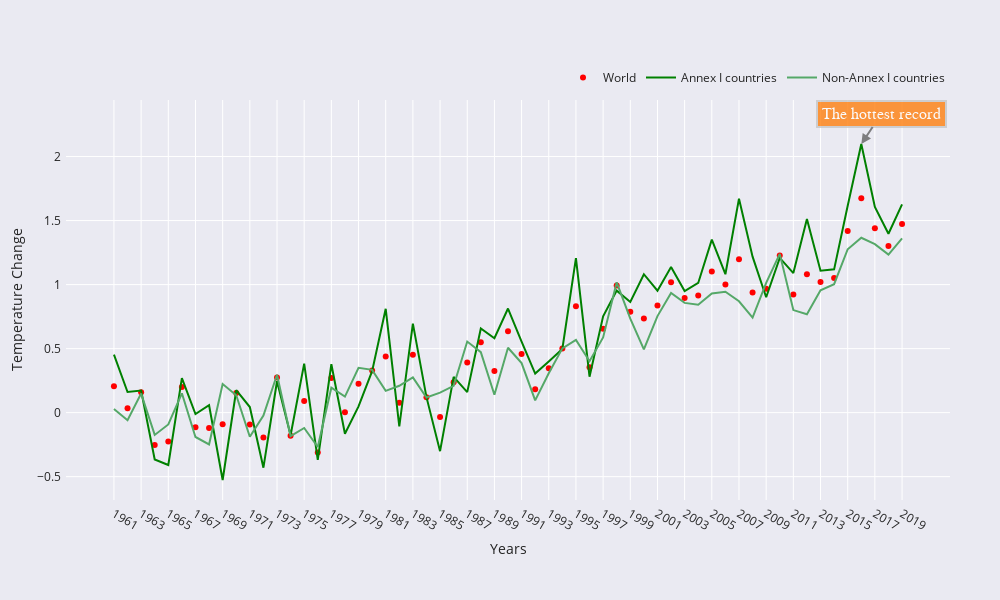

Notebook code cell kept with this figure:
### Code cell
df0 = df[df['Months'] == 'Meteorological year'] # new data frame includes only yearly values
df1 = df0[df0['Country Name'] == 'World'] # from new data frame filtering World's data
df2 = df0[df0['Country Name'] == 'Annex I countries'] # from new data frame filtering'Annex I countries' data
df3 = df0[df0['Country Name'] == 'Non-Annex I countries'] # from new data frame filtering  'Non-Annex I countries' data



fig = go.Figure()


fig.add_trace(go.Scatter(x = df1.year, y=df1.tem_change,
                    mode='markers',
                    name='World',
                    marker=dict(color='red')))

fig.add_trace(go.Scatter(x = df2.year , y=df2.tem_change,
                    mode='lines',
                    name='Annex I countries',
                    line=dict(color='green')))


fig.add_annotation(x='55',y=2.098,
                   xref="x", yref="y",
            text="The hottest record",
        showarrow=True,
        font=dict(
            family="Courier New, monospace",
            size=16,
            color="#ffffff"
            ),
        align="center",
        arrowhead=2,
        arrowsize=1,
        arrowwidth=2,
        arrowcolor="#636363",
        ax=20,
        ay=-30,
        bordercolor="#c7c7c7",
        borderwidth=2,
        borderpad=4,
        bgcolor="#ff7f0e",
        opacity=0.8
        )
fig.add_trace(go.Scatter(x = df3.year , y=df3.tem_change,
                    mode='lines', name='Non-Annex I countries'))



fig.update_layout(
    autosize=False,
    width=1000,
    height=600,
    margin=dict(
        l=50,
        r=50,
        b=100,
        t=100,
        pad=4
    ),
    
    template='seaborn',
    paper_bgcolor="rgb(234, 234, 242)",
    legend=dict(
        orientation="h",
        yanchor="bottom",
        y=1.02,
        xanchor="right",
        x=1
))

fig.update_xaxes(type='category',title='Years')
fig.update_yaxes(title='Temperature Change')

fig.show()

### Figure 1 — Plotly figure (JSON) as saved in the notebook; plotly's stock layout.template omitted (floating-point values rounded to 4 significant figures)
{"data": [{"marker": {"color": "red"}, "mode": "markers", "name": "World", "type": "scatter", "x": ["1961", "1962", "1963", "1964", "1965", "1966", "1967", "1968", "1969", "1970", "1971", "1972", "1973", "1974", "1975", "1976", "1977", "1978", "1979", "1980", "1981", "1982", "1983", "1984", "1985", "1986", "1987", "1988", "1989", "1990", "1991", "1992", "1993", "1994", "1995", "1996", "1997", "1998", "1999", "2000", "2001", "2002", "2003", "2004", "2005", "2006", "2007", "2008", "2009", "2010", "2011", "2012", "2013", "2014", "2015", "2016", "2017", "2018", "2019"], "y": [0.207, 0.034, 0.159, -0.253, -0.226, 0.201, -0.114, -0.12, -0.09, 0.153, -0.092, -0.195, 0.275, -0.181, 0.09, -0.311, 0.271, 0.004, 0.225, 0.33, 0.439, 0.078, 0.452, 0.12, -0.034, 0.238, 0.391, 0.549, 0.326, 0.636, 0.458, 0.183, 0.346, 0.501, 0.831, 0.354, 0.656, 0.992, 0.788, 0.735, 0.836, 1.018, 0.896, 0.914, 1.103, 1.001, 1.198, 0.938, 0.967, 1.228, 0.923, 1.081, 1.021, 1.052, 1.419, 1.674, 1.44, 1.301, 1.473]}, {"line": {"color": "green"}, "mode": "lines", "name": "Annex I countries", "type": "scatter", "x": ["1961", "1962", "1963", "1964", "1965", "1966", "1967", "1968", "1969", "1970", "1971", "1972", "1973", "1974", "1975", "1976", "1977", "1978", "1979", "1980", "1981", "1982", "1983", "1984", "1985", "1986", "1987", "1988", "1989", "1990", "1991", "1992", "1993", "1994", "1995", "1996", "1997", "1998", "1999", "2000", "2001", "2002", "2003", "2004", "2005", "2006", "2007", "2008", "2009", "2010", "2011", "2012", "2013", "2014", "2015", "2016", "2017", "2018", "2019"], "y": [0.453, 0.161, 0.172, -0.366, -0.409, 0.27, -0.011, 0.058, -0.526, 0.175, 0.044, -0.43, 0.245, -0.177, 0.383, -0.368, 0.378, -0.165, 0.049, 0.324, 0.811, -0.108, 0.695, 0.121, -0.301, 0.279, 0.16, 0.657, 0.581, 0.813, 0.555, 0.305, 0.4, 0.497, 1.206, 0.281, 0.752, 0.953, 0.864, 1.081, 0.952, 1.137, 0.95, 1.013, 1.351, 1.081, 1.671, 1.218, 0.901, 1.209, 1.09, 1.512, 1.109, 1.119, 1.616, 2.098, 1.607, 1.397, 1.627]}, {"mode": "lines", "name": "Non-Annex I countries", "type": "scatter", "x": ["1961", "1962", "1963", "1964", "1965", "1966", "1967", "1968", "1969", "1970", "1971", "1972", "1973", "1974", "1975", "1976", "1977", "1978", "1979", "1980", "1981", "1982", "1983", "1984", "1985", "1986", "1987", "1988", "1989", "1990", "1991", "1992", "1993", "1994", "1995", "1996", "1997", "1998", "1999", "2000", "2001", "2002", "2003", "2004", "2005", "2006", "2007", "2008", "2009", "2010", "2011", "2012", "2013", "2014", "2015", "2016", "2017", "2018", "2019"], "y": [0.029, -0.059, 0.149, -0.174, -0.092, 0.151, -0.19, -0.248, 0.223, 0.136, -0.188, -0.022, 0.296, -0.183, -0.12, -0.268, 0.195, 0.125, 0.35, 0.334, 0.17, 0.21, 0.275, 0.118, 0.156, 0.209, 0.555, 0.472, 0.14, 0.507, 0.387, 0.096, 0.308, 0.502, 0.568, 0.402, 0.587, 1.018, 0.734, 0.494, 0.754, 0.935, 0.857, 0.843, 0.93, 0.944, 0.87, 0.742, 1.013, 1.24, 0.801, 0.768, 0.955, 1.003, 1.276, 1.366, 1.316, 1.234, 1.361]}], "layout": {"annotations": [{"align": "center", "arrowcolor": "#636363", "arrowhead": 2, "arrowsize": 1, "arrowwidth": 2, "ax": 20, "ay": -30, "bgcolor": "#ff7f0e", "bordercolor": "#c7c7c7", "borderpad": 4, "borderwidth": 2, "font": {"color": "#ffffff", "family": "Courier New, monospace", "size": 16}, "opacity": 0.8, "showarrow": true, "text": "The hottest record", "x": "55", "xref": "x", "y": 2.098, "yref": "y"}], "autosize": false, "height": 600, "legend": {"orientation": "h", "x": 1, "xanchor": "right", "y": 1.02, "yanchor": "bottom"}, "margin": {"b": 100, "l": 50, "pad": 4, "r": 50, "t": 100}, "paper_bgcolor": "rgb(234, 234, 242)", "width": 1000, "xaxis": {"title": {"text": "Years"}, "type": "category"}, "yaxis": {"title": {"text": "Temperature Change"}}}}
